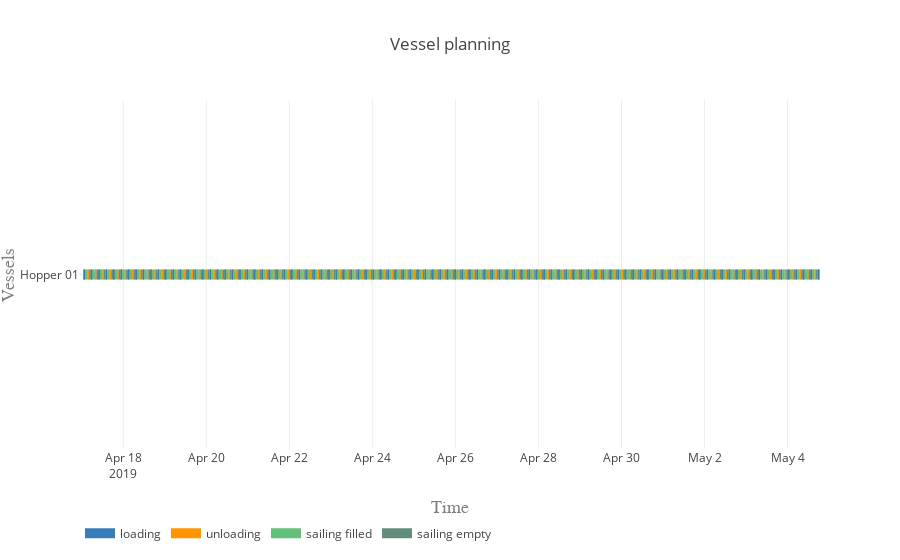

This figure's notebook cell:
### Markdown cell above
#### Vessel planning

### Code cell
vessels = [hopper]

activities = ['loading', 'unloading', 'sailing filled', 'sailing empty']
colors = {0:'rgb(55,126,184)', 1:'rgb(255,150,0)', 2:'rgb(98, 192, 122)', 3:'rgb(98, 141, 122)'}

plot.vessel_planning(vessels, activities, colors)

### Figure 1 — Plotly figure (JSON) as saved in the notebook; plotly's stock layout.template omitted (floating-point values rounded to 4 significant figures; data arrays with more than 128 entries replaced by an {"elided": "..."} marker saying what was removed)
{"data": [{"connectgaps": false, "hoverinfo": "y+name", "line": {"color": "rgb(55,126,184)", "width": 10}, "mode": "lines", "name": "loading", "type": "scatter", "uid": "b75fd47c-189c-40c9-8d61-62bd7a8d6ff0", "x": {"elided": "1000 str values"}, "y": {"elided": "1000 str values"}}, {"connectgaps": false, "hoverinfo": "y+name", "line": {"color": "rgb(255,150,0)", "width": 10}, "mode": "lines", "name": "unloading", "type": "scatter", "uid": "8101b949-d171-4cf0-87d7-47e1e677479c", "x": {"elided": "1000 str values"}, "y": {"elided": "1000 str values"}}, {"connectgaps": false, "hoverinfo": "y+name", "line": {"color": "rgb(98, 192, 122)", "width": 10}, "mode": "lines", "name": "sailing filled", "type": "scatter", "uid": "fbb404db-f431-4c9d-b496-06f03eac8d74", "x": {"elided": "500 str values"}, "y": {"elided": "500 str values"}}, {"connectgaps": false, "hoverinfo": "y+name", "line": {"color": "rgb(98, 141, 122)", "width": 10}, "mode": "lines", "name": "sailing empty", "type": "scatter", "uid": "e01e38bb-967a-4525-871f-99b6cd617fd2", "x": {"elided": "495 str values"}, "y": {"elided": "495 str values"}}], "layout": {"hovermode": "closest", "legend": {"orientation": "h", "x": 0, "y": -0.2}, "title": "Vessel planning", "xaxis": {"range": ["2019-04-16 23:00:00", "2019-05-04 18:45:27.610738"], "title": "Time", "titlefont": {"color": "#7f7f7f", "family": "Courier New, monospace", "size": 18}}, "yaxis": {"title": "Vessels", "titlefont": {"color": "#7f7f7f", "family": "Courier New, monospace", "size": 18}}}}
